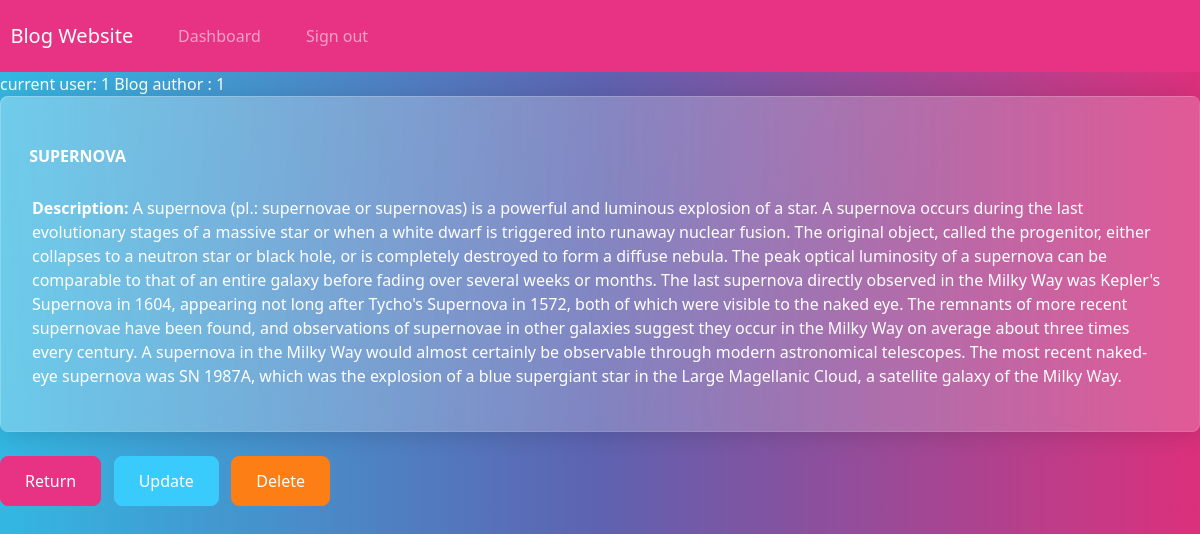
Page /single_blog_view/10/ (signed in) on the committed database.
### blogwebsite/models.py (models this page shows, shortened)
class Blog(models.Model):
    user = models.ForeignKey(User, on_delete = models.SET_NULL, null = True, blank = True)
    title = models.CharField(max_length = 100,default = False)
    description = models.TextField(default = False)

### blogwebsite/views.py (the view)
# urls.py: path('single_blog_view/<pk>/',single_blog_view,name='single_blog_view'),
def single_blog_view(request,pk):
    queryset = Blog.objects.get(id = pk)
    context = {'data': queryset}
    return render(request,'single_blog_view.html',context)

### blogwebsite/templates/single_blog_view.html (shortened to what this page needs)
{% extends 'base.html' %}
{% block content %}
current user: {{user.id}}
Blog author : {{data.user.id}}
<div class='card'>
    <strong>
        <br>
        {{data.title|upper}}
    </strong>
    <div class="card-body">
        <p> <strong>  Description: </strong> {{data.description}} </p>
    </div>
</div>
<br>
<a href="{% url 'index' %}" class="btn btn-primary">Return</a>
{% if user.id == data.user.id %}
    <a href="{% url 'update_blog' data.id %}" class="btn btn-info">Update</a>
    <a href="{% url 'delete_blog' data.id %}" class="btn btn-danger">Delete</a>
{% endif %}
{% endblock %}

### rows in the picture
Blog: user.id "1", title "SUPERNOVA", description "A supernova (pl.: supernovae or supernovas) is a powerful and luminous explosion of a star. A supernova occurs during the last evolutionary stages of a massive star or when a white dwarf is triggered into runaway nuclear fusion. The original object, called the progenitor, either collapses to a neutron star or black hole, or is completely destroyed to form a diffuse nebula. The peak optical luminosity of a supernova can be comparable to that of an entire galaxy before fading over several weeks or months. The last supernova directly observed in the Milky Way was Kepler's Supernova in 1604, appearing not long after Tycho's Supernova in 1572, both of which were visible to the naked eye. The…"

### other values in the picture
{{ user.id }} "1"
